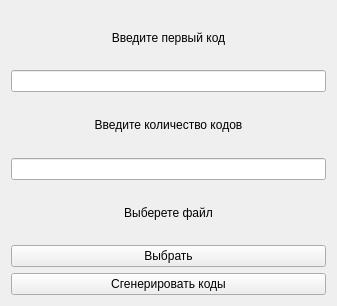
<?xml version="1.0" encoding="UTF-8"?>
<ui version="4.0">
 <class>Widget</class>
 <widget class="QWidget" name="Widget">
  <property name="geometry">
   <rect>
    <x>0</x>
    <y>0</y>
    <width>337</width>
    <height>306</height>
   </rect>
  </property>
  <property name="windowTitle">
   <string>Widget</string>
  </property>
  <layout class="QVBoxLayout" name="verticalLayout">
   <item>
    <widget class="QLabel" name="label">
     <property name="text">
      <string>Введите первый код</string>
     </property>
     <property name="alignment">
      <set>Qt::AlignCenter</set>
     </property>
    </widget>
   </item>
   <item>
    <widget class="QLineEdit" name="firstCodeLineEdit"/>
   </item>
   <item>
    <widget class="QLabel" name="label_2">
     <property name="text">
      <string>Введите количество кодов</string>
     </property>
     <property name="alignment">
      <set>Qt::AlignCenter</set>
     </property>
    </widget>
   </item>
   <item>
    <widget class="QLineEdit" name="ammountLineEdit"/>
   </item>
   <item>
    <widget class="QLabel" name="label_3">
     <property name="text">
      <string>Выберете файл</string>
     </property>
     <property name="alignment">
      <set>Qt::AlignCenter</set>
     </property>
    </widget>
   </item>
   <item>
    <widget class="QPushButton" name="fileButton">
     <property name="text">
      <string>Выбрать</string>
     </property>
    </widget>
   </item>
   <item>
    <widget class="QPushButton" name="goButton">
     <property name="text">
      <string>Сгенерировать коды</string>
     </property>
    </widget>
   </item>
  </layout>
 </widget>
 <resources/>
 <connections/>
</ui>
